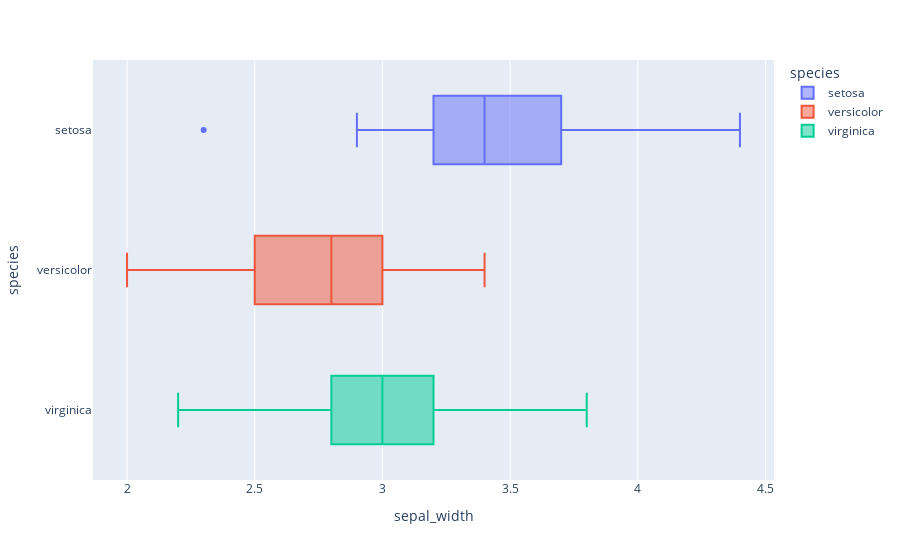

Here is the notebook cell this chart was saved with:
### Code cell
fig6 = px.box(df, x='sepal_width', y='species', color='species')
fig6

### Figure 1 — Plotly figure (JSON) as saved in the notebook; plotly's stock layout.template omitted (floating-point values rounded to 4 significant figures)
{"data": [{"alignmentgroup": "True", "hovertemplate": "species=%{y}<br>sepal_width=%{x}<extra></extra>", "legendgroup": "setosa", "marker": {"color": "#636efa"}, "name": "setosa", "notched": false, "offsetgroup": "setosa", "orientation": "h", "showlegend": true, "type": "box", "x": [3.5, 3, 3.2, 3.1, 3.6, 3.9, 3.4, 3.4, 2.9, 3.1, 3.7, 3.4, 3, 3, 4, 4.4, 3.9, 3.5, 3.8, 3.8, 3.4, 3.7, 3.6, 3.3, 3.4, 3, 3.4, 3.5, 3.4, 3.2, 3.1, 3.4, 4.1, 4.2, 3.1, 3.2, 3.5, 3.6, 3, 3.4, 3.5, 2.3, 3.2, 3.5, 3.8, 3, 3.8, 3.2, 3.7, 3.3], "x0": " ", "xaxis": "x", "y": ["setosa", "setosa", "setosa", "setosa", "setosa", "setosa", "setosa", "setosa", "setosa", "setosa", "setosa", "setosa", "setosa", "setosa", "setosa", "setosa", "setosa", "setosa", "setosa", "setosa", "setosa", "setosa", "setosa", "setosa", "setosa", "setosa", "setosa", "setosa", "setosa", "setosa", "setosa", "setosa", "setosa", "setosa", "setosa", "setosa", "setosa", "setosa", "setosa", "setosa", "setosa", "setosa", "setosa", "setosa", "setosa", "setosa", "setosa", "setosa", "setosa", "setosa"], "y0": " ", "yaxis": "y"}, {"alignmentgroup": "True", "hovertemplate": "species=%{y}<br>sepal_width=%{x}<extra></extra>", "legendgroup": "versicolor", "marker": {"color": "#EF553B"}, "name": "versicolor", "notched": false, "offsetgroup": "versicolor", "orientation": "h", "showlegend": true, "type": "box", "x": [3.2, 3.2, 3.1, 2.3, 2.8, 2.8, 3.3, 2.4, 2.9, 2.7, 2, 3, 2.2, 2.9, 2.9, 3.1, 3, 2.7, 2.2, 2.5, 3.2, 2.8, 2.5, 2.8, 2.9, 3, 2.8, 3, 2.9, 2.6, 2.4, 2.4, 2.7, 2.7, 3, 3.4, 3.1, 2.3, 3, 2.5, 2.6, 3, 2.6, 2.3, 2.7, 3, 2.9, 2.9, 2.5, 2.8], "x0": " ", "xaxis": "x", "y": ["versicolor", "versicolor", "versicolor", "versicolor", "versicolor", "versicolor", "versicolor", "versicolor", "versicolor", "versicolor", "versicolor", "versicolor", "versicolor", "versicolor", "versicolor", "versicolor", "versicolor", "versicolor", "versicolor", "versicolor", "versicolor", "versicolor", "versicolor", "versicolor", "versicolor", "versicolor", "versicolor", "versicolor", "versicolor", "versicolor", "versicolor", "versicolor", "versicolor", "versicolor", "versicolor", "versicolor", "versicolor", "versicolor", "versicolor", "versicolor", "versicolor", "versicolor", "versicolor", "versicolor", "versicolor", "versicolor", "versicolor", "versicolor", "versicolor", "versicolor"], "y0": " ", "yaxis": "y"}, {"alignmentgroup": "True", "hovertemplate": "species=%{y}<br>sepal_width=%{x}<extra></extra>", "legendgroup": "virginica", "marker": {"color": "#00cc96"}, "name": "virginica", "notched": false, "offsetgroup": "virginica", "orientation": "h", "showlegend": true, "type": "box", "x": [3.3, 2.7, 3, 2.9, 3, 3, 2.5, 2.9, 2.5, 3.6, 3.2, 2.7, 3, 2.5, 2.8, 3.2, 3, 3.8, 2.6, 2.2, 3.2, 2.8, 2.8, 2.7, 3.3, 3.2, 2.8, 3, 2.8, 3, 2.8, 3.8, 2.8, 2.8, 2.6, 3, 3.4, 3.1, 3, 3.1, 3.1, 3.1, 2.7, 3.2, 3.3, 3, 2.5, 3, 3.4, 3], "x0": " ", "xaxis": "x", "y": ["virginica", "virginica", "virginica", "virginica", "virginica", "virginica", "virginica", "virginica", "virginica", "virginica", "virginica", "virginica", "virginica", "virginica", "virginica", "virginica", "virginica", "virginica", "virginica", "virginica", "virginica", "virginica", "virginica", "virginica", "virginica", "virginica", "virginica", "virginica", "virginica", "virginica", "virginica", "virginica", "virginica", "virginica", "virginica", "virginica", "virginica", "virginica", "virginica", "virginica", "virginica", "virginica", "virginica", "virginica", "virginica", "virginica", "virginica", "virginica", "virginica", "virginica"], "y0": " ", "yaxis": "y"}], "layout": {"boxmode": "overlay", "legend": {"title": {"text": "species"}, "tracegroupgap": 0}, "margin": {"t": 60}, "xaxis": {"anchor": "y", "domain": [0, 1], "title": {"text": "sepal_width"}}, "yaxis": {"anchor": "x", "categoryarray": ["virginica", "versicolor", "setosa"], "categoryorder": "array", "domain": [0, 1], "title": {"text": "species"}}}}
